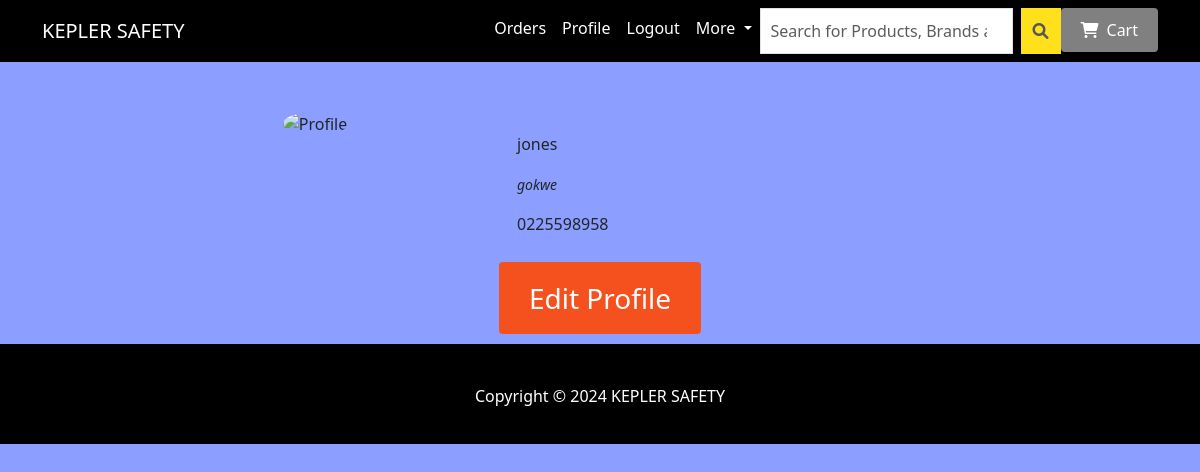
The app's page /my-profile (signed in), older data.
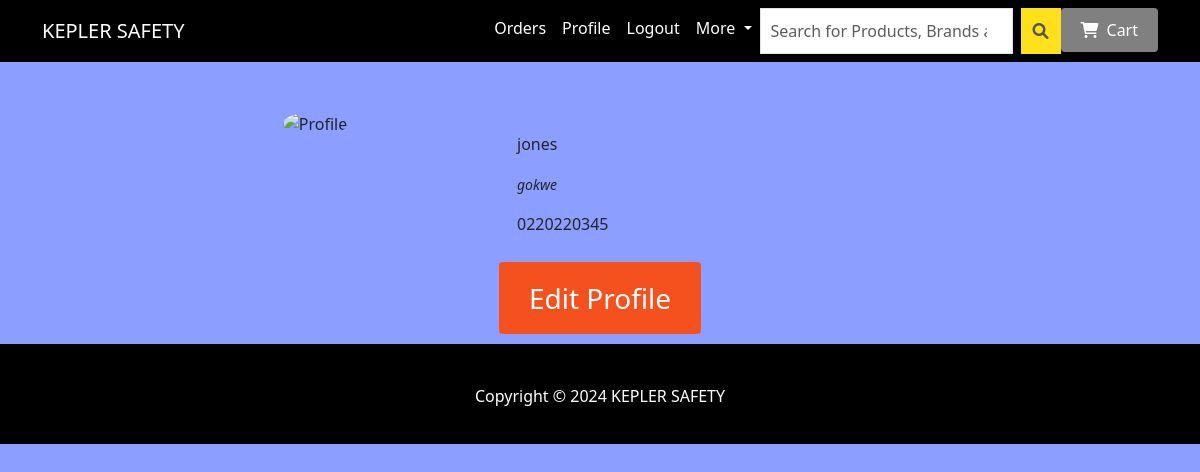
The same page, newer data.
### ecom/models.py (models this page shows, shortened)
class Customer(models.Model):
    user=models.OneToOneField(User,on_delete=models.CASCADE)
    profile_pic= models.ImageField(upload_to='profile_pic/CustomerProfilePic/',null=True,blank=True)
    address = models.CharField(max_length=40)
    mobile = models.CharField(max_length=20,null=False)

### ecom/views.py (the view)
# urls.py: path('my-profile', views.my_profile_view,name='my-profile'),
@login_required(login_url='customerlogin')
@user_passes_test(is_customer)
def my_profile_view(request):
    customer=models.Customer.objects.get(user_id=request.user.id)
    return render(request,'ecom/my_profile.html',{'customer':customer})

### ecom/views.py (called while the page is built)
def is_customer(user):
    return user.groups.filter(name='CUSTOMER').exists()

### templates/ecom/my_profile.html (shortened to what this page needs)
{% extends 'ecom/customer_base.html' %}
{% load static %}
{% block content %}
<div class="container profile-container">
  <div class="row justify-content-center">
    <div class="col-md-4 text-center">
      {% if customer.profile_pic and customer.profile_pic.url %}
        <img src="{{ customer.profile_pic.url }}" alt="profile pic" class="img-fluid profile-img" />
      {% else %}
        <img src="{% static 'images/defaultimage.png' %}" alt="Profile" class="img-fluid profile-img" />
      {% endif %}
    </div>
    <div class="col-md-6 profile-info">
      <blockquote>
        <p>{{ request.user }}</p>
        <small>
          <cite title="Source Title">{{ customer.address }}
          </cite>
        </small>
      </blockquote>
      <p>
         {{ customer.mobile }}
      </p>
    </div>
  </div>
</div>
<div class="text-center">
  <a href="/edit-profile" class="btn btn-primary button"><span>Edit Profile </span></a>
</div>
{% endblock content %}

Row changes from the older to the newer data that the page shows:
changed Customer "gokwe": mobile "0225598958" → "0220220345"
